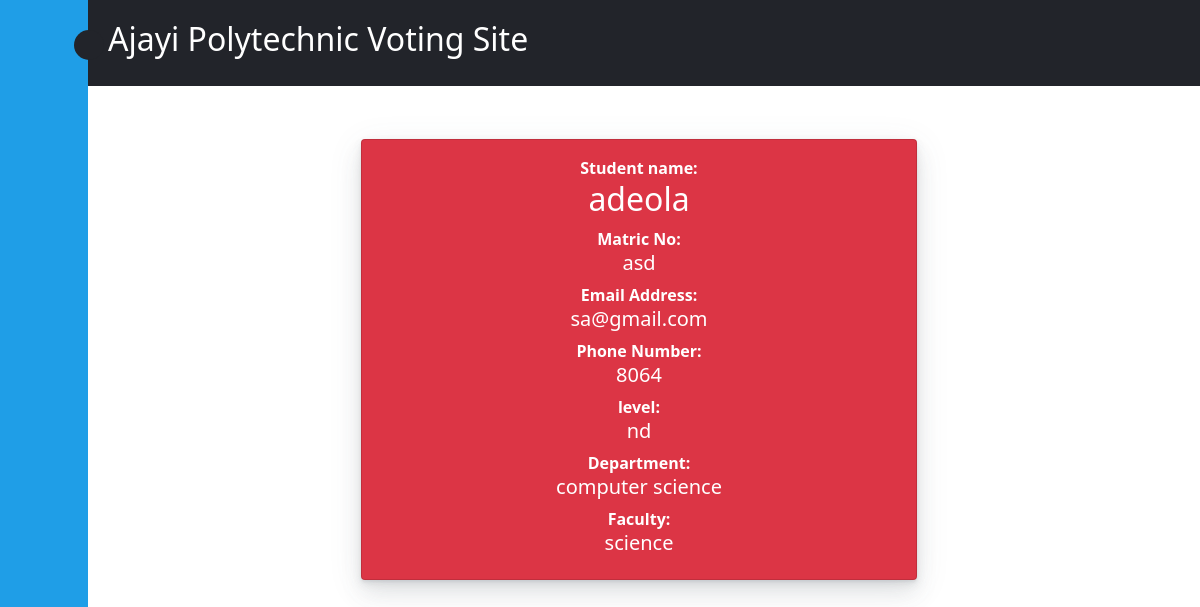
/profilestudent/ (signed in), run on the app's committed database.
### admin1/models.py (models this page shows, shortened)
class Student(models.Model):
    user = models.OneToOneField(User, on_delete=models.CASCADE)
    name=models.CharField(max_length=50, null=True, blank=True)
    matric_no=models.CharField(max_length=50, null=True, blank=True)
    email=models.EmailField(max_length=50, null=True, blank=True)
    phone=models.IntegerField(null=True,)
    level=models.CharField(max_length=50, null=True, blank=True)
    department=models.CharField(max_length=50, null=True, blank=True)
    faculty=models.CharField(max_length=50, null=True, blank=True)
    voted = models.BooleanField(default=False)

### admin1/decorators.py (the view)
        def wrapper_func(request, *args, **kwargs):
            group= None
            if request.user.groups.exists():
                group = request.user.groups.all()[0].name
            if group in allowed_roles:
                return view_func(request, *args,**kwargs)
            else:
                messages.error(request, 'you dont have access to view this page')
                return redirect('dashboard')

### admin1/views.py (called while the page is built)
@login_required(login_url='login')
@allowed_users1(allowed_roles=['student'])
def profilestudent(request):
    user=User.objects.get(id=request.user.id)
    stu=Student.objects.filter(user=user)
    context={'stu':stu}
    return render(request, 'admin1/profilestudent.html',context)

### templates/admin1/profilestudent.html (shortened to what this page needs)
{% extends 'admin1/main1.html' %}
{% load static %}
{% block content%}
<link rel="stylesheet" type="text/css" href="{% static '/css/bootstrap.min.css' %}">
{% for i in stu %}
<br><br><center>
<div class="col-xl-6 col-sm-6 mb-3">
    <div class="card text-white bg-danger o-hidden h-100">
      <div class="card-body">
        <div class="card-body-icon">
          <i class="fa fa-book"></i>
        </div>
        <div class="mr-5"> <b>Student name:</b> <h2>{{i.name}}</h2></div>
        <div class="mr-5"><b>Matric No: </b><h5>{{i.matric_no}}</h5></div>
        <div class="mr-5"><b>Email Address: </b><h5>{{i.email}}</h5></div>
        <div class="mr-5"> <b>Phone Number:</b> <h5>{{i.phone}}</h5></div>
        <div class="mr-5"><b>level: </b><h5>{{i.level}}</h5></div>
        <div class="mr-5"><b>Department: </b><h5>{{i.department}}</h5></div>
        <div class="mr-5"><b>Faculty: </b><h5>{{i.faculty}}</h5></div>
    </div>
    </div>
</div><br></center>{% endfor %}
</div>
{% endblock content%}

### static/css/main2.css (style rules this page uses)
html { font-family: Sofia; }
:root { --tran-03: all 0.2s ease; --tran-03: all 0.3s ease; --tran-04: all 0.3s ease; --tran-05: all 0.3s ease; }

### static/css/card.css (style rules this page uses)
.card { background-color: #fff; border-radius: 10px; border: none; position: relative; margin-bottom: 30px; box-shadow: 0 0.46875rem 2.1875rem rgba(90,97,105,0.1), 0 0.9375rem 1.40625rem rgba(90,97,105,0.1), 0 0.25rem 0.53125rem rgba(90,97,105,0.12), 0 0.125rem 0.1875rem rgba(90,97,105,0.1); }

### templates/admin1/main1.html (style rules this page uses)
body { overflow-y: scroll; }
:root { --body-color: #E4E9F7; --sidebar-color: #FFF; --primary-color: #695CFE; --primary-color-light: #F6F5FF; --toggle-color: #DDD; --text-color: #707070; --tran-03: all 0.2s ease; --tran-03: all 0.3s ease; --tran-04: all 0.3s ease; --tran-05: all 0.3s ease; }

### templates/admin1/profilestudent.html (style rules this page uses)
body { overflow-x: hidden; }
.o-hidden { overflow: hidden !important; }
.card-body-icon { position: absolute; z-index: 0; top: -25px; right: -25px; font-size: 5rem; -webkit-transform: rotate(15deg); -ms-transform: rotate(15deg); transform: rotate(15deg); }

### data on the page
Student: name "adeola", matric_no "asd", email "sa@gmail.com", phone "8064", level "nd", department "computer science", faculty "science"
